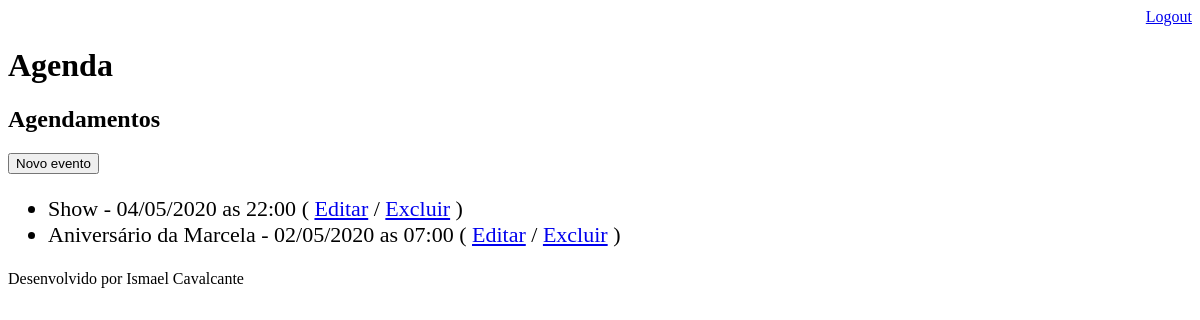
The page /agenda/ (signed in) on the database as committed earlier.
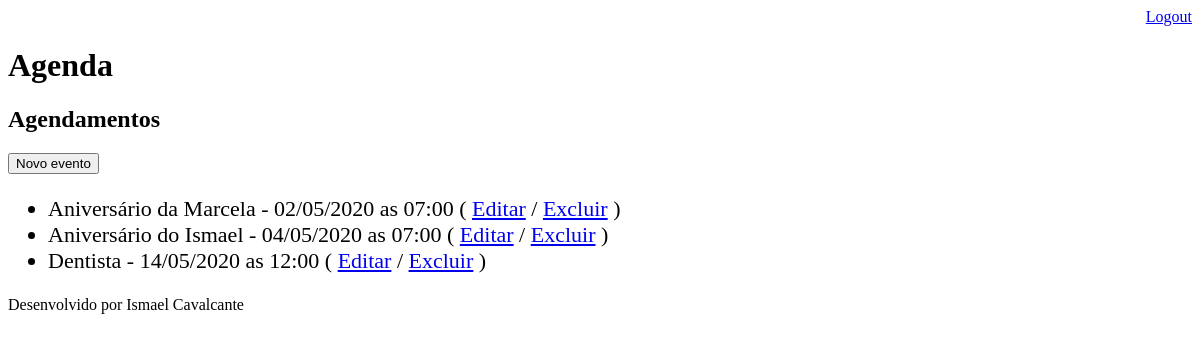
The same page on the database as committed later.
### core/models.py (models this page shows, shortened)
class Evento(models.Model):
    titulo = models.CharField(max_length=100)
    descricao = models.TextField(blank=True, null=True)
    data_evento = models.DateTimeField(verbose_name='Data do Evento')
    data_criacao = models.DateTimeField(auto_now=True, verbose_name='Criado em')
    usuario = models.ForeignKey(User, on_delete=models.CASCADE)
    class Meta:
        db_table = 'evento'
    def get_data_evento(self):
        return self.data_evento.strftime('%d/%m/%Y as %H:%M')
    def get_evento_atrasado(self):
        if self.data_evento < datetime.now():
            return True
        else:
            return False

### core/views.py (the view)
# urls.py: path('agenda/', views.lista_eventos),
@login_required(login_url='/login/')
def lista_eventos(request):
    usuario = request.user
    data_atual = datetime.now() - timedelta(hours=1)
    evento = Evento.objects.filter(usuario=usuario,
                                   data_evento__gt=data_atual)
    dados = {'eventos': evento}
    return render(request, 'agenda.html', dados)

### templates/agenda.html (shortened to what this page needs)
{% extends "model_page.html" %}
{% block content %}
    <h2>Agendamentos</h2>
    <a href="evento/">
        <button type="button">Novo evento</button>
    </a>
    <ul style="font-size: 22px">
        {% for evento in eventos %}
            <li>
                <div style=>
                    {{evento.titulo}} - {{evento.get_data_evento}}
                    ( <a href="evento/?id={{ evento.id }}">Editar</a> /
                    <a href="evento/delete/{{ evento.id }}">Excluir</a> )
                </div>
            </li>
        {% endfor %}
    </ul>
{% endblock %}

### templates/model_page.html
<!DOCTYPE html>
<html lang="pt-br">
<head>
    {% include "model_header.html" %}
</head>
<body>
    {% block content %} {% endblock %}
    {% include "model_footer.html" %}
</body>
</html>

### templates/model_header.html (shortened to what this page needs)
<head>
    <div align="right">
        <a href="/logout">Logout</a>
    </div>
    <h1>Agenda</h1>
</head>

### templates/model_footer.html
<p>Desenvolvido por Ismael Cavalcante</p>

Rows that differ between the two databases and show on the page:
removed Evento: titulo "Show", get_data_evento "04/05/2020 as 22:00"
added Evento: titulo "Aniversário do Ismael", get_data_evento "04/05/2020 as 07:00"
added Evento: titulo "Dentista", get_data_evento "14/05/2020 as 12:00"
